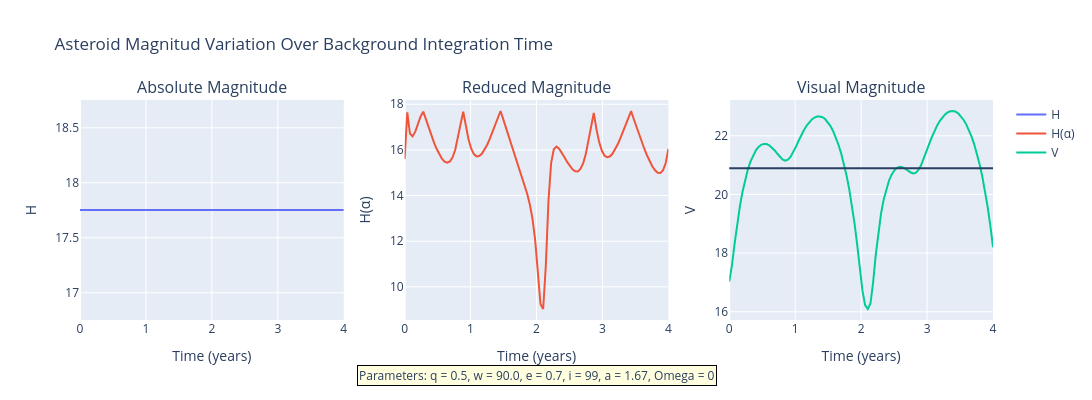

Notebook cell for this chart:
### Code cell
x = times/year
y1 = H_absolute
y2 = H_reducido
y3 = mag_visual

titles = ['Absolute Magnitude', 'Reduced Magnitude', 'Visual Magnitude']
x_labels = ['Time (years)', 'Time (years)', 'Time (years)']
y_labels = ['H', 'H(α)', 'V']

annotation_text = f"Parameters: q = {q}, w = {w/deg}, e = {e}, i = {i}, a = {np.round(a, 2)}, Omega = {Omega}"

fig = make_subplots(rows=1, cols=3, subplot_titles=titles)

# Agregar trazas de línea
fig.add_trace(go.Scatter(x=x, y=y1, mode='lines', name='H'), row=1, col=1)
fig.add_trace(go.Scatter(x=x, y=y2, mode='lines', name='H(α)'), row=1, col=2)
fig.add_trace(go.Scatter(x=x, y=y3, mode='lines', name='V'), row=1, col=3)
fig.add_hline(y=np.mean(y3), row=1, col=3)

# Etiquetas de ejes
fig.update_xaxes(title_text=x_labels[0], row=1, col=1)
fig.update_xaxes(title_text=x_labels[1], row=1, col=2)
fig.update_xaxes(title_text=x_labels[2], row=1, col=3)

fig.update_yaxes(title_text=y_labels[0], row=1, col=1)
fig.update_yaxes(title_text=y_labels[1], row=1, col=2)
fig.update_yaxes(title_text=y_labels[2], row=1, col=3)

# Agregar caja de texto (annotation)
fig.add_annotation(
    text=annotation_text,
    xref="paper", yref="paper",
    x=0.5, y=-0.3,
    showarrow=False,
    align='left',
    bordercolor="black",
    borderwidth=1,
    bgcolor="lightyellow",
    font=dict(size=12)
)

fig.update_layout(
    height=400,
    width=1150,
    title_text="Asteroid Magnitud Variation Over Background Integration Time"
)
print(np.mean(y3))
fig.show()
